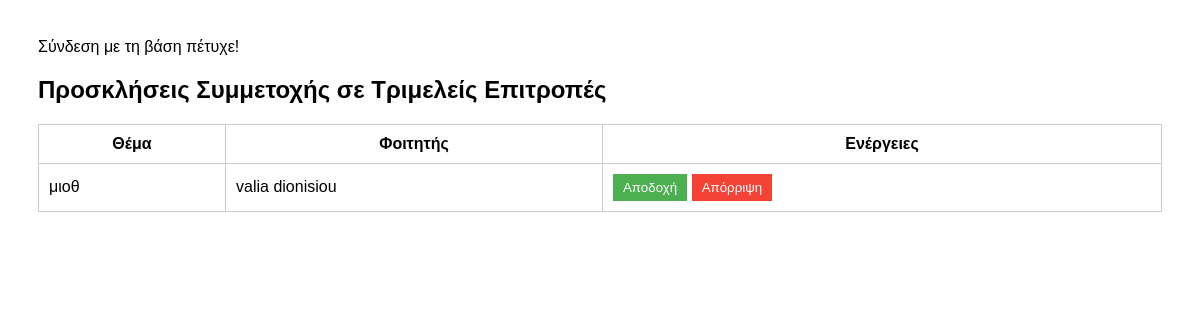
/demo/committee_invitations.php (signed in), run on an earlier commit of the app's database.
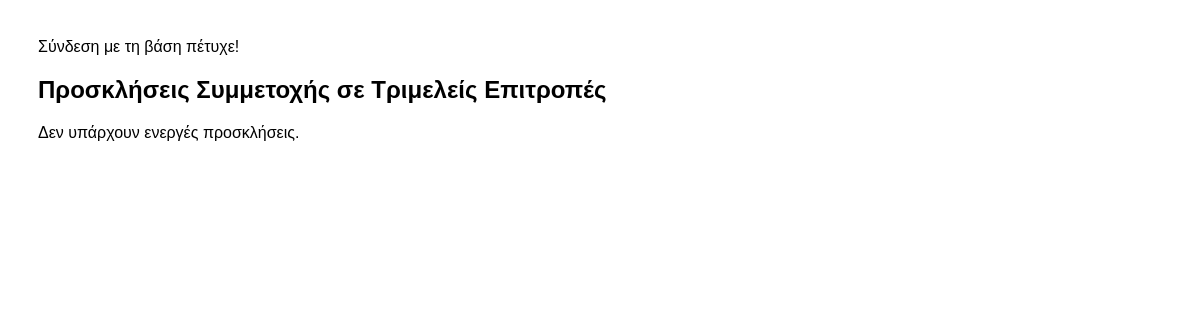
And on a later commit of the database.
### tables this page shows
CREATE TABLE `committee_requests` (
  `id` int(11) NOT NULL,
  `topic_id` int(11) DEFAULT NULL,
  `teacher_id` int(11) DEFAULT NULL,
  `status` enum('pending','accepted','rejected','cancelled') DEFAULT 'pending',
  `requested_at` datetime NOT NULL DEFAULT current_timestamp(),
  `responded_at` datetime DEFAULT NULL
);

CREATE TABLE `topics` (
  `id` int(11) UNSIGNED NOT NULL,
  `teacher_id` int(11) NOT NULL,
  `title` varchar(255) NOT NULL,
  `summary` text DEFAULT NULL,
  `pdf_path` varchar(255) DEFAULT NULL,
  `created_at` timestamp NOT NULL DEFAULT current_timestamp(),
  `assigned_time` datetime NOT NULL DEFAULT current_timestamp(),
  `confirmed_time` datetime DEFAULT NULL,
  `assigned_to` int(11) DEFAULT NULL,
  `status` enum('completed','for_grade','available','confirmed','cancelled','for examination','awaiting_committee') DEFAULT 'available',
  `deadline` date DEFAULT NULL,
  `exam_datetime` datetime DEFAULT NULL,
  `exam_mode` enum('onsite','online') DEFAULT 'onsite',
  `exam_location` varchar(255) DEFAULT NULL,
  `extra_links` text DEFAULT NULL,
  `draft_pdf_path` varchar(255) DEFAULT NULL,
  `repository_url` varchar(255) DEFAULT NULL,
  `final_grade` float DEFAULT NULL,
  `cancel_reason` varchar(200) NOT NULL,
  `cancel_info` varchar(200) NOT NULL
);

CREATE TABLE `users` (
  `id` int(11) UNSIGNED NOT NULL,
  `am` int(11) NOT NULL,
  `name` varchar(100) NOT NULL,
  `surname` varchar(100) NOT NULL,
  `password` varchar(255) NOT NULL,
  `email` varchar(100) NOT NULL,
  `role` varchar(100) NOT NULL,
  `mobile_telephone` int(11) NOT NULL,
  `landline_telephone` int(11) NOT NULL,
  `contact_email` varchar(100) NOT NULL,
  `father_name` varchar(100) NOT NULL,
  `street` varchar(100) NOT NULL,
  `number` int(11) NOT NULL,
  `city` varchar(100) NOT NULL,
  `postcode` int(11) NOT NULL
);

### demo/committee_invitations.php (the view, shortened to what this page needs)
<?php
require 'config.php';
$teacher_id = $_SESSION["userid"];
$stmt = $db->prepare("
    SELECT cr.id AS request_id, cr.status, t.title, s.name AS student_name, s.surname AS student_surname
    FROM committee_requests cr
    JOIN topics t ON cr.topic_id = t.id
    JOIN users s ON t.assigned_to = s.id
    WHERE cr.teacher_id = ? AND cr.status = 'pending'
");
$stmt->bind_param("i", $teacher_id);
$stmt->execute();
$invitations = $stmt->get_result();
?>
<!DOCTYPE html>
<html lang="el">
<head>
</head>
<body>
<h2>Προσκλήσεις Συμμετοχής σε Τριμελείς Επιτροπές</h2>
<?php if ($invitations->num_rows === 0): ?>
    <p>Δεν υπάρχουν ενεργές προσκλήσεις.</p>
<?php else: ?>
    <table>
        <thead>
            <tr>
                <th>Θέμα</th>
                <th>Φοιτητής</th>
                <th>Ενέργειες</th>
            </tr>
        </thead>
        <tbody>
            <?php while ($row = $invitations->fetch_assoc()): ?>
                <tr>
                    <td><?= htmlspecialchars($row['title']) ?></td>
                    <td><?= htmlspecialchars($row['student_name'] . ' ' . $row['student_surname']) ?></td>
                    <td>
                        <form method="POST">
                            <button type="submit" name="action" value="accept" class="accept-btn">Αποδοχή</button>
                        </form>
                        <form method="POST">
                            <button type="submit" name="action" value="reject" class="reject-btn">Απόρριψη</button>
                        </form>
                    </td>
                </tr>
            <?php endwhile; ?>
        </tbody>
    </table>
<?php endif; ?>
</body>
</html>

What changed in the data, as far as the page shows it:
no longer on this page (row edited): committee_requests: topic.title "μιοθ", users.name+surname "valia dionisiou"
Also different on the page:
text no longer shown: "Θέμα Φοιτητής Ενέργειες"
text now shown: "Δεν υπάρχουν ενεργές προσκλήσεις."
